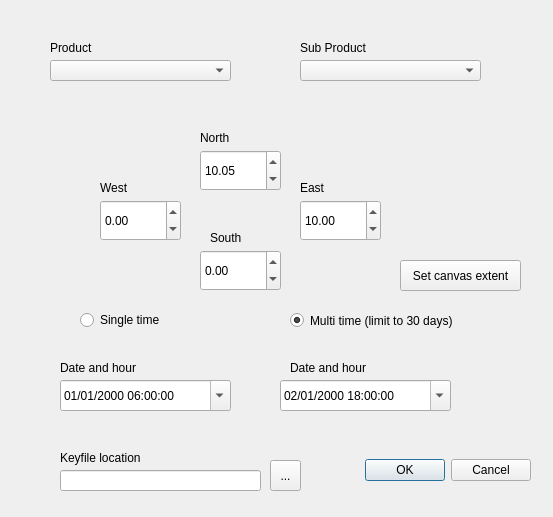
<?xml version="1.0" encoding="UTF-8"?>
<ui version="4.0">
 <class>Dialog</class>
 <widget class="QDialog" name="Dialog">
  <property name="geometry">
   <rect>
    <x>0</x>
    <y>0</y>
    <width>553</width>
    <height>517</height>
   </rect>
  </property>
  <property name="windowTitle">
   <string>Dialog</string>
  </property>
  <widget class="QDialogButtonBox" name="buttonBox">
   <property name="geometry">
    <rect>
     <x>330</x>
     <y>440</y>
     <width>201</width>
     <height>61</height>
    </rect>
   </property>
   <property name="orientation">
    <enum>Qt::Horizontal</enum>
   </property>
   <property name="standardButtons">
    <set>QDialogButtonBox::Cancel|QDialogButtonBox::Ok</set>
   </property>
  </widget>
  <widget class="QLabel" name="product_label">
   <property name="geometry">
    <rect>
     <x>50</x>
     <y>40</y>
     <width>55</width>
     <height>16</height>
    </rect>
   </property>
   <property name="text">
    <string>Product</string>
   </property>
  </widget>
  <widget class="QLabel" name="label_2">
   <property name="geometry">
    <rect>
     <x>300</x>
     <y>40</y>
     <width>91</width>
     <height>16</height>
    </rect>
   </property>
   <property name="text">
    <string>Sub Product</string>
   </property>
  </widget>
  <widget class="QToolButton" name="btn_browse_keyfile">
   <property name="geometry">
    <rect>
     <x>270</x>
     <y>460</y>
     <width>31</width>
     <height>31</height>
    </rect>
   </property>
   <property name="text">
    <string>...</string>
   </property>
  </widget>
  <widget class="QLabel" name="label">
   <property name="geometry">
    <rect>
     <x>60</x>
     <y>450</y>
     <width>121</width>
     <height>16</height>
    </rect>
   </property>
   <property name="text">
    <string>Keyfile location</string>
   </property>
  </widget>
  <widget class="QLineEdit" name="lineEdit">
   <property name="geometry">
    <rect>
     <x>60</x>
     <y>470</y>
     <width>201</width>
     <height>21</height>
    </rect>
   </property>
  </widget>
  <widget class="QComboBox" name="products_comboBox">
   <property name="geometry">
    <rect>
     <x>50</x>
     <y>60</y>
     <width>181</width>
     <height>21</height>
    </rect>
   </property>
   <property name="focusPolicy">
    <enum>Qt::WheelFocus</enum>
   </property>
   <property name="contextMenuPolicy">
    <enum>Qt::ActionsContextMenu</enum>
   </property>
   <property name="currentText">
    <string/>
   </property>
   <property name="currentIndex">
    <number>-1</number>
   </property>
  </widget>
  <widget class="QComboBox" name="subproducts_comboBox">
   <property name="geometry">
    <rect>
     <x>300</x>
     <y>60</y>
     <width>181</width>
     <height>21</height>
    </rect>
   </property>
  </widget>
  <widget class="QLabel" name="label_5">
   <property name="geometry">
    <rect>
     <x>200</x>
     <y>130</y>
     <width>91</width>
     <height>16</height>
    </rect>
   </property>
   <property name="text">
    <string>North</string>
   </property>
  </widget>
  <widget class="QLabel" name="label_7">
   <property name="geometry">
    <rect>
     <x>100</x>
     <y>180</y>
     <width>91</width>
     <height>16</height>
    </rect>
   </property>
   <property name="text">
    <string>West</string>
   </property>
  </widget>
  <widget class="QLabel" name="label_8">
   <property name="geometry">
    <rect>
     <x>300</x>
     <y>180</y>
     <width>91</width>
     <height>16</height>
    </rect>
   </property>
   <property name="text">
    <string>East</string>
   </property>
  </widget>
  <widget class="QPushButton" name="btn_extent">
   <property name="geometry">
    <rect>
     <x>400</x>
     <y>260</y>
     <width>121</width>
     <height>31</height>
    </rect>
   </property>
   <property name="text">
    <string>Set canvas extent</string>
   </property>
  </widget>
  <widget class="QLabel" name="label_6">
   <property name="geometry">
    <rect>
     <x>210</x>
     <y>230</y>
     <width>91</width>
     <height>16</height>
    </rect>
   </property>
   <property name="text">
    <string>South</string>
   </property>
  </widget>
  <widget class="QDateTimeEdit" name="dateTimeEdit_1">
   <property name="geometry">
    <rect>
     <x>60</x>
     <y>380</y>
     <width>171</width>
     <height>31</height>
    </rect>
   </property>
   <property name="dateTime">
    <datetime>
     <hour>6</hour>
     <minute>0</minute>
     <second>0</second>
     <year>2000</year>
     <month>1</month>
     <day>1</day>
    </datetime>
   </property>
   <property name="maximumDateTime">
    <datetime>
     <hour>23</hour>
     <minute>59</minute>
     <second>59</second>
     <year>2019</year>
     <month>7</month>
     <day>31</day>
    </datetime>
   </property>
   <property name="minimumDateTime">
    <datetime>
     <hour>0</hour>
     <minute>0</minute>
     <second>0</second>
     <year>2000</year>
     <month>1</month>
     <day>1</day>
    </datetime>
   </property>
   <property name="currentSection">
    <enum>QDateTimeEdit::DaySection</enum>
   </property>
   <property name="displayFormat">
    <string>dd/MM/yyyy HH:00:00</string>
   </property>
   <property name="calendarPopup">
    <bool>true</bool>
   </property>
  </widget>
  <widget class="QLabel" name="label_3">
   <property name="geometry">
    <rect>
     <x>60</x>
     <y>360</y>
     <width>91</width>
     <height>16</height>
    </rect>
   </property>
   <property name="text">
    <string>Date and hour</string>
   </property>
  </widget>
  <widget class="QLabel" name="label_4">
   <property name="geometry">
    <rect>
     <x>290</x>
     <y>360</y>
     <width>91</width>
     <height>16</height>
    </rect>
   </property>
   <property name="text">
    <string>Date and hour</string>
   </property>
  </widget>
  <widget class="QRadioButton" name="multi_radioButton">
   <property name="geometry">
    <rect>
     <x>290</x>
     <y>310</y>
     <width>201</width>
     <height>21</height>
    </rect>
   </property>
   <property name="text">
    <string>Multi time (limit to 30 days)</string>
   </property>
   <property name="checked">
    <bool>true</bool>
   </property>
  </widget>
  <widget class="QRadioButton" name="single_radioButton">
   <property name="geometry">
    <rect>
     <x>80</x>
     <y>310</y>
     <width>95</width>
     <height>20</height>
    </rect>
   </property>
   <property name="text">
    <string>Single time</string>
   </property>
  </widget>
  <widget class="QDoubleSpinBox" name="W_spinBox">
   <property name="geometry">
    <rect>
     <x>100</x>
     <y>200</y>
     <width>81</width>
     <height>41</height>
    </rect>
   </property>
   <property name="minimum">
    <double>-180.000000000000000</double>
   </property>
   <property name="maximum">
    <double>180.000000000000000</double>
   </property>
  </widget>
  <widget class="QDoubleSpinBox" name="N_spinBox">
   <property name="geometry">
    <rect>
     <x>200</x>
     <y>150</y>
     <width>81</width>
     <height>41</height>
    </rect>
   </property>
   <property name="minimum">
    <double>-90.000000000000000</double>
   </property>
   <property name="maximum">
    <double>90.000000000000000</double>
   </property>
   <property name="value">
    <double>10.050000000000001</double>
   </property>
  </widget>
  <widget class="QDoubleSpinBox" name="S_spinBox">
   <property name="geometry">
    <rect>
     <x>200</x>
     <y>250</y>
     <width>81</width>
     <height>41</height>
    </rect>
   </property>
   <property name="minimum">
    <double>-90.000000000000000</double>
   </property>
   <property name="maximum">
    <double>90.000000000000000</double>
   </property>
  </widget>
  <widget class="QDoubleSpinBox" name="E_spinBox">
   <property name="geometry">
    <rect>
     <x>300</x>
     <y>200</y>
     <width>81</width>
     <height>41</height>
    </rect>
   </property>
   <property name="minimum">
    <double>-180.000000000000000</double>
   </property>
   <property name="maximum">
    <double>180.000000000000000</double>
   </property>
   <property name="value">
    <double>10.000000000000000</double>
   </property>
  </widget>
  <widget class="QDateTimeEdit" name="dateTimeEdit_2">
   <property name="geometry">
    <rect>
     <x>280</x>
     <y>380</y>
     <width>171</width>
     <height>31</height>
    </rect>
   </property>
   <property name="dateTime">
    <datetime>
     <hour>18</hour>
     <minute>0</minute>
     <second>0</second>
     <year>2000</year>
     <month>1</month>
     <day>2</day>
    </datetime>
   </property>
   <property name="maximumDateTime">
    <datetime>
     <hour>23</hour>
     <minute>59</minute>
     <second>59</second>
     <year>2019</year>
     <month>7</month>
     <day>31</day>
    </datetime>
   </property>
   <property name="minimumDateTime">
    <datetime>
     <hour>0</hour>
     <minute>0</minute>
     <second>0</second>
     <year>2000</year>
     <month>1</month>
     <day>1</day>
    </datetime>
   </property>
   <property name="currentSection">
    <enum>QDateTimeEdit::DaySection</enum>
   </property>
   <property name="displayFormat">
    <string>dd/MM/yyyy HH:00:00</string>
   </property>
   <property name="calendarPopup">
    <bool>true</bool>
   </property>
  </widget>
 </widget>
 <resources/>
 <connections>
  <connection>
   <sender>buttonBox</sender>
   <signal>accepted()</signal>
   <receiver>Dialog</receiver>
   <slot>accept()</slot>
   <hints>
    <hint type="sourcelabel">
     <x>248</x>
     <y>254</y>
    </hint>
    <hint type="destinationlabel">
     <x>157</x>
     <y>274</y>
    </hint>
   </hints>
  </connection>
  <connection>
   <sender>buttonBox</sender>
   <signal>rejected()</signal>
   <receiver>Dialog</receiver>
   <slot>reject()</slot>
   <hints>
    <hint type="sourcelabel">
     <x>316</x>
     <y>260</y>
    </hint>
    <hint type="destinationlabel">
     <x>286</x>
     <y>274</y>
    </hint>
   </hints>
  </connection>
 </connections>
</ui>
